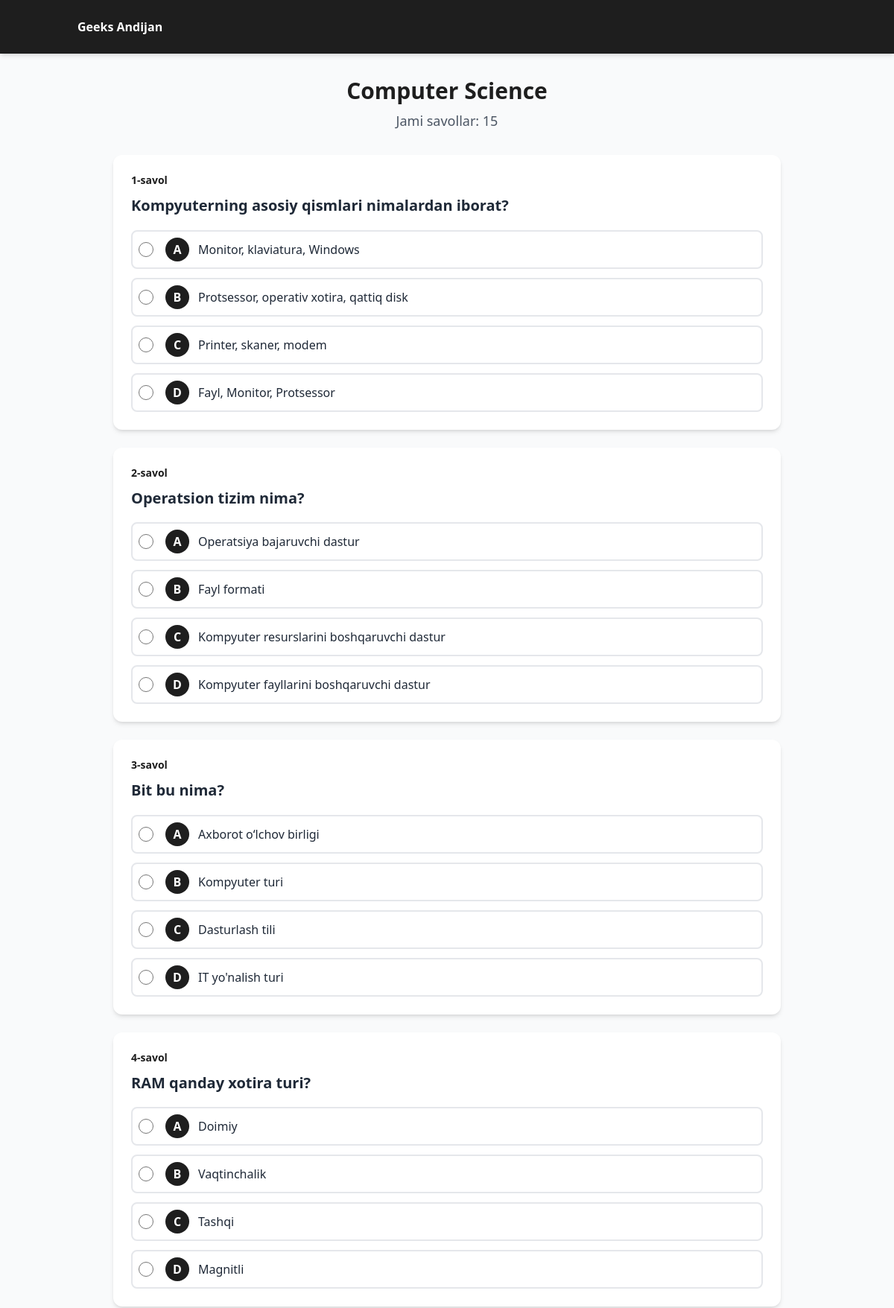
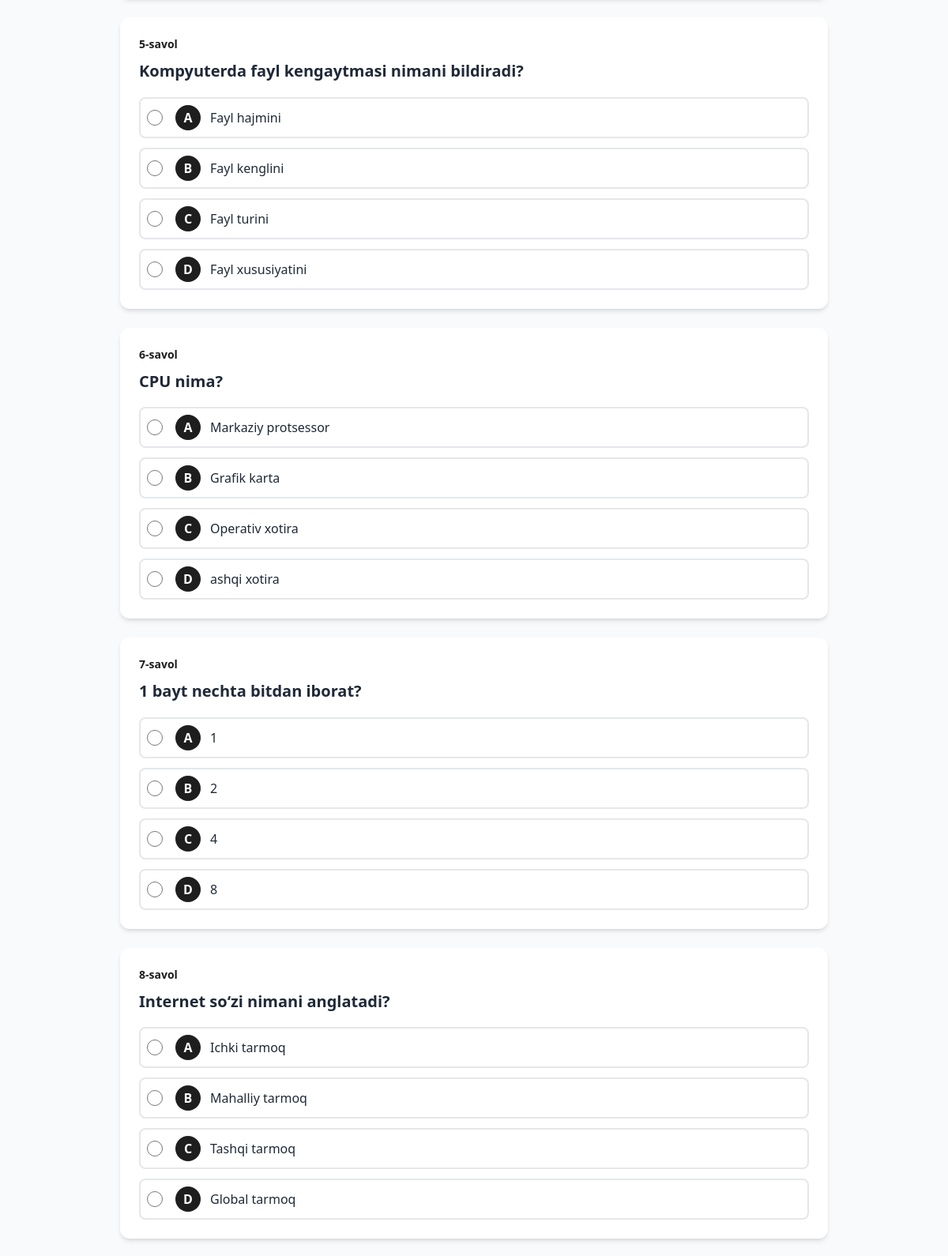
The app's page /quiz/1/ (signed in, upper part) with its own data (2 pictures, top to bottom).
### quiz/models.py (models this page shows, shortened)
class Category(models.Model):
    name = models.CharField(max_length=100)
    icon = models.CharField(max_length=100, blank=True, null=True)
    description = models.TextField(blank=True, null=True)
    class Meta:
        verbose_name_plural = "Categories"
        ordering = ['name']

class Question(models.Model):
    category = models.ForeignKey(Category, on_delete=models.CASCADE, related_name='questions')
    text = CKEditor5Field('Text', config_name='extends')
    option_a = models.CharField(max_length=255)
    option_b = models.CharField(max_length=255)
    option_c = models.CharField(max_length=255)
    option_d = models.CharField(max_length=255)
    correct_option = models.CharField(max_length=1, choices=[
        ('A', 'A'),
        ('B', 'B'),
        ('C', 'C'),
        ('D', 'D'),
    ])
    class Meta:
        ordering = ['category', 'id']

### quiz/views.py (the view, shortened to what this page needs)
# urls.py: path('quiz/<int:category_id>/', views.quiz_view, name='quiz'),
def quiz_view(request, category_id):
    if 'lead_id' not in request.session:
        messages.error(request, 'Avval ro\'yxatdan o\'ting.')
        return redirect('register')
    category = get_object_or_404(Category, id=category_id)
    questions = Question.objects.filter(category=category)
    if not questions.exists():
        messages.error(request, 'Bu kategoriya uchun savollar topilmadi.')
        return redirect('categories')
    context = {
        'category': category,
        'questions': questions,
    }
    return render(request, 'quiz/quiz.html', context)

### quiz/templates/quiz/quiz.html (shortened to what this page needs)
{% extends 'quiz/base.html' %}
{% block content %}
<div class="max-w-4xl mx-auto">
    <div class="text-center mb-8">
        <h2 class="text-3xl font-bold text-primary mb-2">{{ category.name }}</h2>
        <p class="text-lg text-gray-600">Jami savollar: {{ questions.count }}</p>
    </div>
    <form method="POST" class="space-y-6">
        {% for question in questions %}
        <div class="bg-white rounded-xl shadow-md p-6 mb-6">
            <div class="text-sm font-semibold text-primary mb-2">{{ forloop.counter }}-savol</div>
            <div class="mb-4">
                <h3 class="text-xl text-gray-800 font-bold leading-relaxed">{{ question.text|safe }}</h3>
            </div>
            <div class="space-y-3">
                <label class="flex items-center p-2 border-2 border-gray-200 rounded-lg cursor-pointer transition-all hover:border-primary hover:bg-blue-50">
                    <input type="radio" name="question_{{ question.id }}" value="A" required class="mr-4 w-5 h-5 cursor-pointer">
                    <span class="flex items-center justify-center w-8 h-8 bg-primary text-white rounded-full font-bold mr-3 flex-shrink-0">A</span>
                    <span class="text-gray-800 flex-1">{{ question.option_a }}</span>
                </label>
                <label class="flex items-center p-2 border-2 border-gray-200 rounded-lg cursor-pointer transition-all hover:border-primary hover:bg-blue-50">
                    <input type="radio" name="question_{{ question.id }}" value="B" required class="mr-4 w-5 h-5 cursor-pointer">
                    <span class="flex items-center justify-center w-8 h-8 bg-primary text-white rounded-full font-bold mr-3 flex-shrink-0">B</span>
                    <span class="text-gray-800 flex-1">{{ question.option_b }}</span>
                </label>
                <label class="flex items-center p-2 border-2 border-gray-200 rounded-lg cursor-pointer transition-all hover:border-primary hover:bg-blue-50">
                    <input type="radio" name="question_{{ question.id }}" value="C" required class="mr-4 w-5 h-5 cursor-pointer">
                    <span class="flex items-center justify-center w-8 h-8 bg-primary text-white rounded-full font-bold mr-3 flex-shrink-0">C</span>
                    <span class="text-gray-800 flex-1">{{ question.option_c }}</span>
                </label>
                <label class="flex items-center p-2 border-2 border-gray-200 rounded-lg cursor-pointer transition-all hover:border-primary hover:bg-blue-50">
                    <input type="radio" name="question_{{ question.id }}" value="D" required class="mr-4 w-5 h-5 cursor-pointer">
                    <span class="flex items-center justify-center w-8 h-8 bg-primary text-white rounded-full font-bold mr-3 flex-shrink-0">D</span>
                    <span class="text-gray-800 flex-1">{{ question.option_d }}</span>
                </label>
            </div>
        </div>
        {% empty %}
        <div class="text-center py-12 text-gray-600">
            <p>Bu kategoriya uchun savollar topilmadi.</p>
        </div>
        {% endfor %}
    </form>
</div>
{% endblock %}

### records on screen
Category: name "Computer Science"
Question: text "Kompyuterning asosiy qismlari nimalardan iborat?", option_a "Monitor, klaviatura, Windows", option_b "Protsessor, operativ xotira, qattiq disk", option_c "Printer, skaner, modem", option_d "Fayl, Monitor, Protsessor"
Question: text "Operatsion tizim nima?", option_a "Operatsiya bajaruvchi dastur", option_b "Fayl formati", option_c "Kompyuter resurslarini boshqaruvchi dastur", option_d "Kompyuter fayllarini boshqaruvchi dastur"
Question: text "Bit bu nima?", option_a "Axborot o‘lchov birligi", option_b "Kompyuter turi", option_c "Dasturlash tili", option_d "IT yo'nalish turi"
Question: text "RAM qanday xotira turi?", option_a "Doimiy", option_b "Vaqtinchalik", option_c "Tashqi", option_d "Magnitli"
Question: text "Kompyuterda fayl kengaytmasi nimani bildiradi?", option_a "Fayl hajmini", option_b "Fayl kenglini", option_c "Fayl turini", option_d "Fayl xususiyatini"
Question: text "CPU nima?", option_a "Markaziy protsessor", option_b "Grafik karta", option_c "Operativ xotira", option_d "ashqi xotira"
Question: text "1 bayt nechta bitdan iborat?", option_a "1", option_b "2", option_c "4", option_d "8"
Question: text "Internet so‘zi nimani anglatadi?", option_a "Ichki tarmoq", option_b "Mahalliy tarmoq", option_c "Tashqi tarmoq", option_d "Global tarmoq"

### other values on screen
{{ questions.count }} "15"
